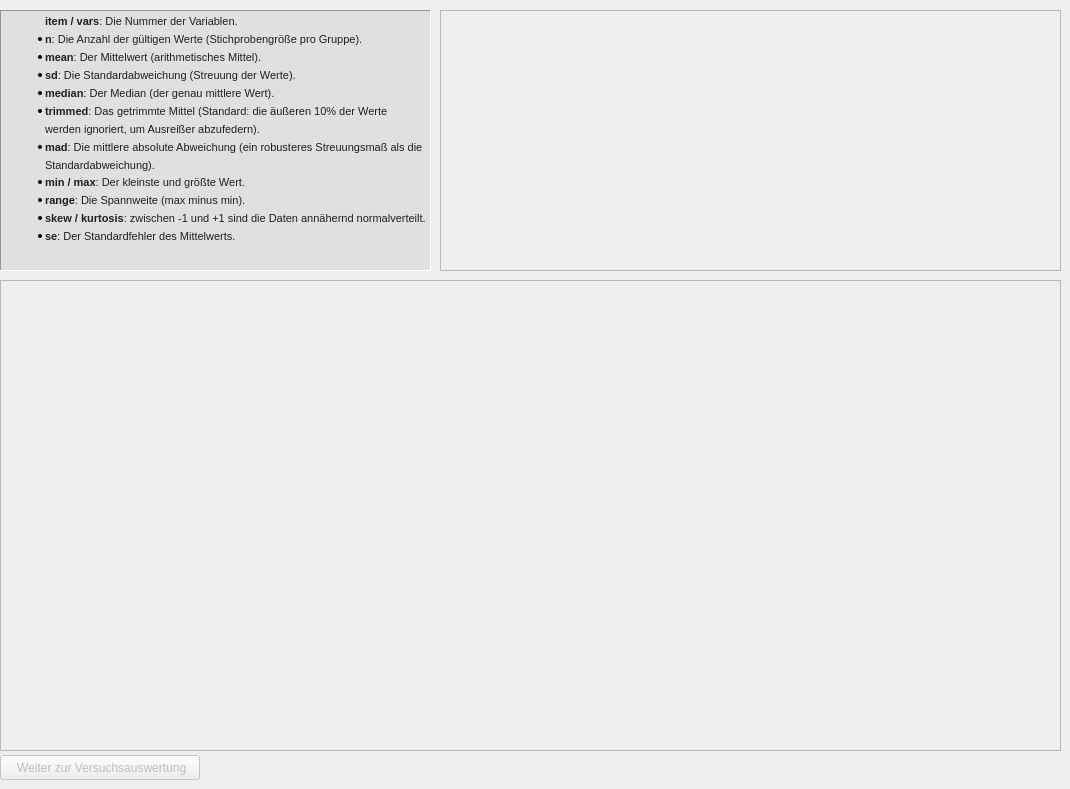
   <widget class="QWidget" name="tab_deskriptiv">
    <property name="enabled">
     <bool>false</bool>
    </property>
    <attribute name="title">
     <string>Bestandsaufnahme/deskriptive Statistik</string>
    </attribute>
    <widget class="QGraphicsView" name="deskrGraphicsView">
     <property name="geometry">
      <rect>
       <x>0</x>
       <y>280</y>
       <width>1061</width>
       <height>471</height>
      </rect>
     </property>
    </widget>
    <widget class="QTableWidget" name="deskrTableWidget">
     <property name="geometry">
      <rect>
       <x>440</x>
       <y>10</y>
       <width>621</width>
       <height>261</height>
      </rect>
     </property>
    </widget>
    <widget class="QTextBrowser" name="textBrowser">
     <property name="geometry">
      <rect>
       <x>0</x>
       <y>10</y>
       <width>431</width>
       <height>261</height>
      </rect>
     </property>
     <property name="autoFillBackground">
      <bool>false</bool>
     </property>
     <property name="styleSheet">
      <string notr="true">background-color: #e0e0e0;
color: #000000;</string>
     </property>
     <property name="frameShape">
      <enum>QFrame::Panel</enum>
     </property>
     <property name="html">
      <string>&lt;!DOCTYPE HTML PUBLIC &quot;-//W3C//DTD HTML 4.0//EN&quot; &quot;http://www.w3.org/TR/REC-html40/strict.dtd&quot;&gt;
&lt;html&gt;&lt;head&gt;&lt;meta name=&quot;qrichtext&quot; content=&quot;1&quot; /&gt;&lt;style type=&quot;text/css&quot;&gt;
p, li { white-space: pre-wrap; }
&lt;/style&gt;&lt;/head&gt;&lt;body style=&quot; font-family:'MS Shell Dlg 2'; font-size:8.25pt; font-weight:400; font-style:normal;&quot;&gt;
&lt;p style=&quot; margin-top:0px; margin-bottom:0px; margin-left:0px; margin-right:0px; -qt-block-indent:1; text-indent:0px; line-height:138%; background-color:transparent;&quot;&gt;&lt;a name=&quot;docs-internal-guid-cbbfc80a-7fff-073a-0de8-208cc65265d3&quot;&gt;&lt;/a&gt;&lt;span style=&quot; font-family:'Google Sans','sans-serif'; font-size:8pt; font-weight:704; color:#1f1f1f;&quot;&gt;i&lt;/span&gt;&lt;span style=&quot; font-family:'Google Sans','sans-serif'; font-size:8pt; font-weight:704; color:#1f1f1f;&quot;&gt;tem / vars&lt;/span&gt;&lt;span style=&quot; font-family:'Google Sans','sans-serif'; font-size:8pt; color:#1f1f1f;&quot;&gt;: Die Nummer der Variablen.&lt;/span&gt;&lt;/p&gt;
&lt;ul style=&quot;margin-top: 0px; margin-bottom: 0px; margin-left: 0px; margin-right: 0px; -qt-list-indent: 1;&quot;&gt;&lt;li style=&quot; font-family:'Courier New'; font-size:8pt; color:#000000; background-color:transparent;&quot; style=&quot; margin-top:0px; margin-bottom:0px; margin-left:0px; margin-right:0px; -qt-block-indent:0; text-indent:0px; line-height:138%;&quot;&gt;&lt;span style=&quot; font-family:'Google Sans','sans-serif'; font-weight:704; color:#1f1f1f;&quot;&gt;n&lt;/span&gt;&lt;span style=&quot; font-family:'Google Sans','sans-serif'; color:#1f1f1f;&quot;&gt;: Die Anzahl der gültigen Werte (Stichprobengröße pro Gruppe).&lt;/span&gt;&lt;/li&gt;
&lt;li style=&quot; font-family:'Courier New'; font-size:8pt; color:#000000; background-color:transparent;&quot; style=&quot; margin-top:0px; margin-bottom:0px; margin-left:0px; margin-right:0px; -qt-block-indent:0; text-indent:0px; line-height:138%;&quot;&gt;&lt;span style=&quot; font-family:'Google Sans','sans-serif'; font-weight:704; color:#1f1f1f;&quot;&gt;mean&lt;/span&gt;&lt;span style=&quot; font-family:'Google Sans','sans-serif'; color:#1f1f1f;&quot;&gt;: Der Mittelwert (arithmetisches Mittel).&lt;/span&gt;&lt;/li&gt;
&lt;li style=&quot; font-family:'Courier New'; font-size:8pt; color:#000000; background-color:transparent;&quot; style=&quot; margin-top:0px; margin-bottom:0px; margin-left:0px; margin-right:0px; -qt-block-indent:0; text-indent:0px; line-height:138%;&quot;&gt;&lt;span style=&quot; font-family:'Google Sans','sans-serif'; font-weight:704; color:#1f1f1f;&quot;&gt;sd&lt;/span&gt;&lt;span style=&quot; font-family:'Google Sans','sans-serif'; color:#1f1f1f;&quot;&gt;: Die Standardabweichung (Streuung der Werte).&lt;/span&gt;&lt;/li&gt;
&lt;li style=&quot; font-family:'Courier New'; font-size:8pt; color:#000000; background-color:transparent;&quot; style=&quot; margin-top:0px; margin-bottom:0px; margin-left:0px; margin-right:0px; -qt-block-indent:0; text-indent:0px; line-height:138%;&quot;&gt;&lt;span style=&quot; font-family:'Google Sans','sans-serif'; font-weight:704; color:#1f1f1f;&quot;&gt;median&lt;/span&gt;&lt;span style=&quot; font-family:'Google Sans','sans-serif'; color:#1f1f1f;&quot;&gt;: Der Median (der genau mittlere Wert).&lt;/span&gt;&lt;/li&gt;
&lt;li style=&quot; font-family:'Courier New'; font-size:8pt; color:#000000; background-color:transparent;&quot; style=&quot; margin-top:0px; margin-bottom:0px; margin-left:0px; margin-right:0px; -qt-block-indent:0; text-indent:0px; line-height:138%;&quot;&gt;&lt;span style=&quot; font-family:'Google Sans','sans-serif'; font-weight:704; color:#1f1f1f;&quot;&gt;trimmed&lt;/span&gt;&lt;span style=&quot; font-family:'Google Sans','sans-serif'; color:#1f1f1f;&quot;&gt;: Das getrimmte Mittel (Standard: die äußeren 10% der Werte werden ignoriert, um Ausreißer abzufedern).&lt;/span&gt;&lt;/li&gt;
&lt;li style=&quot; font-family:'Courier New'; font-size:8pt; color:#000000; background-color:transparent;&quot; style=&quot; margin-top:0px; margin-bottom:0px; margin-left:0px; margin-right:0px; -qt-block-indent:0; text-indent:0px; line-height:138%;&quot;&gt;&lt;span style=&quot; font-family:'Google Sans','sans-serif'; font-weight:704; color:#1f1f1f;&quot;&gt;mad&lt;/span&gt;&lt;span style=&quot; font-family:'Google Sans','sans-serif'; color:#1f1f1f;&quot;&gt;: Die mittlere absolute Abweichung (ein robusteres Streuungsmaß als die Standardabweichung).&lt;/span&gt;&lt;/li&gt;
&lt;li style=&quot; font-family:'Courier New'; font-size:8pt; color:#000000; background-color:transparent;&quot; style=&quot; margin-top:0px; margin-bottom:0px; margin-left:0px; margin-right:0px; -qt-block-indent:0; text-indent:0px; line-height:138%;&quot;&gt;&lt;span style=&quot; font-family:'Google Sans','sans-serif'; font-weight:704; color:#1f1f1f;&quot;&gt;min / max&lt;/span&gt;&lt;span style=&quot; font-family:'Google Sans','sans-serif'; color:#1f1f1f;&quot;&gt;: Der kleinste und größte Wert.&lt;/span&gt;&lt;/li&gt;
&lt;li style=&quot; font-family:'Courier New'; font-size:8pt; color:#000000; background-color:transparent;&quot; style=&quot; margin-top:0px; margin-bottom:0px; margin-left:0px; margin-right:0px; -qt-block-indent:0; text-indent:0px; line-height:138%;&quot;&gt;&lt;span style=&quot; font-family:'Google Sans','sans-serif'; font-weight:704; color:#1f1f1f;&quot;&gt;range&lt;/span&gt;&lt;span style=&quot; font-family:'Google Sans','sans-serif'; color:#1f1f1f;&quot;&gt;: Die Spannweite (max minus min).&lt;/span&gt;&lt;/li&gt;
&lt;li style=&quot; font-family:'Courier New'; font-size:8pt; color:#000000; background-color:transparent;&quot; style=&quot; margin-top:0px; margin-bottom:0px; margin-left:0px; margin-right:0px; -qt-block-indent:0; text-indent:0px; line-height:138%;&quot;&gt;&lt;span style=&quot; font-family:'Google Sans','sans-serif'; font-weight:704; color:#1f1f1f;&quot;&gt;skew / kurtosis&lt;/span&gt;&lt;span style=&quot; font-family:'Google Sans','sans-serif'; color:#1f1f1f;&quot;&gt;: zwischen -1 und +1 sind die Daten annähernd normalverteilt.&lt;/span&gt;&lt;/li&gt;
&lt;li style=&quot; font-family:'Courier New'; font-size:8pt; color:#000000; background-color:transparent;&quot; style=&quot; margin-top:0px; margin-bottom:0px; margin-left:0px; margin-right:0px; -qt-block-indent:0; text-indent:0px; line-height:138%;&quot;&gt;&lt;span style=&quot; font-family:'Google Sans','sans-serif'; font-weight:704; color:#1f1f1f;&quot;&gt;se&lt;/span&gt;&lt;span style=&quot; font-family:'Google Sans','sans-serif'; color:#1f1f1f;&quot;&gt;: Der Standardfehler des Mittelwerts.&lt;/span&gt;&lt;/li&gt;&lt;/ul&gt;&lt;/body&gt;&lt;/html&gt;</string>
     </property>
    </widget>
    <widget class="QPushButton" name="deskriptivPushButton">
     <property name="geometry">
      <rect>
       <x>0</x>
       <y>755</y>
       <width>200</width>
       <height>25</height>
      </rect>
     </property>
     <property name="text">
      <string> Weiter zur Versuchsauswertung</string>
     </property>
    </widget>
   </widget>
